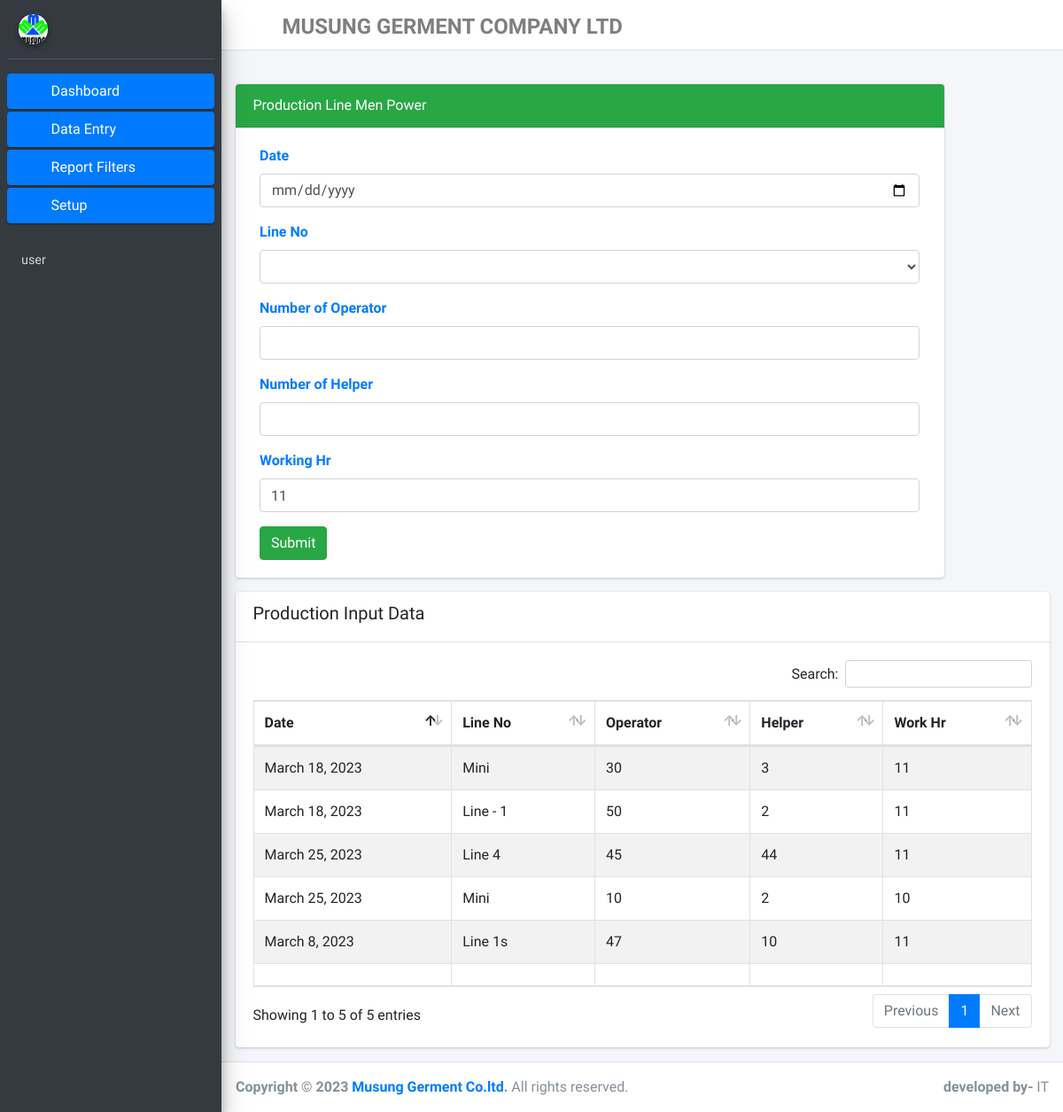
/MenPower, run on the app's committed database.
### myapp/models.py (models this page shows, shortened)
class DailyMenPower(models.Model):
    Date = models.DateField()
    Line = models.CharField(max_length=225)
    Operator = models.PositiveIntegerField(default=0)
    Helper = models.PositiveIntegerField(default=0)
    WorkingHr = models.PositiveIntegerField(default=0)
    created_at = models.DateTimeField(auto_now_add=True)
    class Meta:
        db_table = 'DailyMenPower'

### myapp/views.py (the view, shortened to what this page needs)
# urls.py: path('MenPower', MenPower.as_view(), name='MenPower'),
class MenPower(View):
    def get(self,request):
        today_menpower = DailyMenPower.objects.all()
        line = Line.objects.all()
        return render(request, 'MenPower.html', {'today_menpower':today_menpower, 'line':line})

### templates/MenPower.html (shortened to what this page needs)
{% extends 'base.html' %}
{% load static %}
{% block content %}
<div class="card border-success mb-3" style="max-width: 50rem;">
  <div class="card-header bg-success">Production Line Men Power</div>
  <div class="card-body text-primary">
<form method="POST">{% csrf_token %}
    <div class="col-md-12">
                <div class="form-group">
                  <label>Date</label>
                  <input type="date" class="form-control" name="date">
                </div>
              </div>
              <div class="col-md-12">
                <div class="form-group">
                  <label>Line No</label>
                  <select class="form-control select2bs4" style="width: 100%;" name="line">
                    <option selected="selected"></option>
                    {% for b in line %}
                    <option>{{b.Name}}</option>
                    {% endfor %}
                  </select>
                </div>
              </div>
    <div class="col-md-12">
                <div class="form-group">
                  <label>Number of Operator</label>
                  <input type="number" class="form-control" name="operator" required>
                </div>
              </div>
        <div class="col-md-12">
                <div class="form-group">
                  <label>Number of Helper</label>
                  <input type="number" class="form-control" name="helper">
                </div>
              </div>
    <div class="col-md-12">
                <div class="form-group">
                  <label>Working Hr</label>
                  <input type="number" class="form-control" name="workhr" value="11">
                </div>
              </div>
     <div class="col-md-12">
                  <input type="submit" name="Input Data" class="btn btn-success">
              </div>
</form>
  </div>
</div>
 <div class="card">
              <div class="card-header">
<h5>Production Input Data</h5>
              </div>
              <div class="card-body">
                <table id="example1" class="table table-bordered table-striped">
                  <thead>
                    <th>Date</th>
                  <th>Line No</th>
                  <th>Operator</th>
                  <th>Helper</th>
                    <th>Work Hr</th>
                  </thead>
                  <tbody>
                  {% for d in today_menpower %}
                <tr>
                  <td>{{d.Date}}</td>
                  <td>{{d.Line}}</td>
                  <td> {{d.Operator}}</td>
                  <td>{{d.Helper}}</td>
                    <td>{{d.WorkingHr}}</td>
                </tr>
                {% endfor %}
                  </tbody>
                  <tfoot>
                  <tr>
                  <th></th>
                  <th></th>
                  <th></th>
                  <th></th>
                  <th></th>
                  </tr>
                  </tfoot>
                </table>
              </div>
            </div>
{% endblock content %}

### data on the page
DailyMenPower: Date "March 18, 2023", Line "Mini", Operator "30", Helper "3", WorkingHr "11"
DailyMenPower: Date "March 18, 2023", Line "Line - 1", Operator "50", Helper "2", WorkingHr "11"
DailyMenPower: Date "March 8, 2023", Line "Line 1s", Operator "47", Helper "10", WorkingHr "11"
DailyMenPower: Date "March 25, 2023", Line "Line 4", Operator "45", Helper "44", WorkingHr "11"
DailyMenPower: Date "March 25, 2023", Line "Mini", Operator "10", Helper "2", WorkingHr "10"
